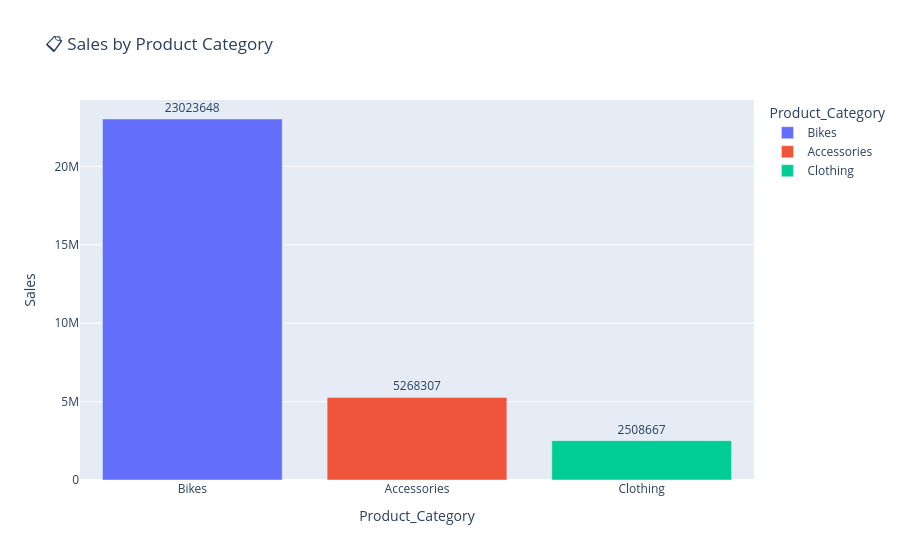

Notebook code cell kept with this figure:
### Code cell
print('📋 Question 3: Top Category by Sales:\n')

sales_by_category_all = df.groupby('Product_Category')['Sales'].sum().reset_index().sort_values(by='Sales', ascending=False)
print(sales_by_category_all)

fig = px.bar(sales_by_category_all,
             x='Product_Category',
             y='Sales',
             title='📋 Sales by Product Category',
             text='Sales',
             color='Product_Category')

fig.update_traces(texttemplate='%{text}', textposition='outside')
fig.show()

### Figure 1 — Plotly figure (JSON) as saved in the notebook; plotly's stock layout.template omitted (floating-point values rounded to 4 significant figures)
{"data": [{"hovertemplate": "Product_Category=%{x}<br>Sales=%{text}<extra></extra>", "legendgroup": "Bikes", "marker": {"color": "#636efa", "pattern": {"shape": ""}}, "name": "Bikes", "orientation": "v", "showlegend": true, "text": [23020000.0], "textposition": "outside", "texttemplate": "%{text}", "type": "bar", "x": ["Bikes"], "xaxis": "x", "y": [23023648], "yaxis": "y"}, {"hovertemplate": "Product_Category=%{x}<br>Sales=%{text}<extra></extra>", "legendgroup": "Accessories", "marker": {"color": "#EF553B", "pattern": {"shape": ""}}, "name": "Accessories", "orientation": "v", "showlegend": true, "text": [5268000.0], "textposition": "outside", "texttemplate": "%{text}", "type": "bar", "x": ["Accessories"], "xaxis": "x", "y": [5268307], "yaxis": "y"}, {"hovertemplate": "Product_Category=%{x}<br>Sales=%{text}<extra></extra>", "legendgroup": "Clothing", "marker": {"color": "#00cc96", "pattern": {"shape": ""}}, "name": "Clothing", "orientation": "v", "showlegend": true, "text": [2509000.0], "textposition": "outside", "texttemplate": "%{text}", "type": "bar", "x": ["Clothing"], "xaxis": "x", "y": [2508667], "yaxis": "y"}], "layout": {"barmode": "relative", "legend": {"title": {"text": "Product_Category"}, "tracegroupgap": 0}, "title": {"text": "📋 Sales by Product Category"}, "xaxis": {"anchor": "y", "categoryarray": ["Bikes", "Accessories", "Clothing"], "categoryorder": "array", "domain": [0, 1], "title": {"text": "Product_Category"}}, "yaxis": {"anchor": "x", "domain": [0, 1], "title": {"text": "Sales"}}}}
